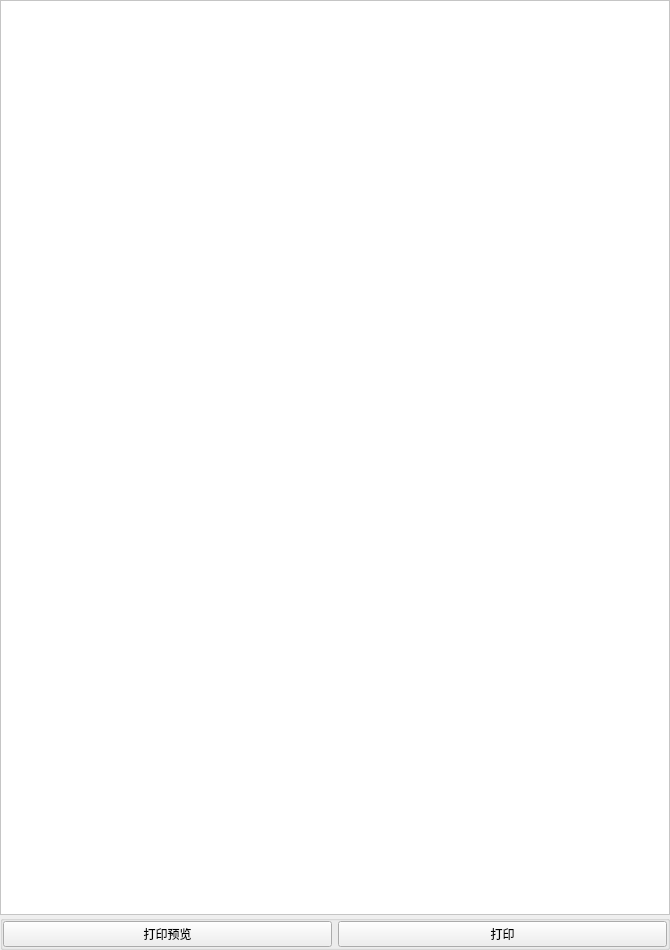
<?xml version="1.0" encoding="UTF-8"?>
<ui version="4.0">
 <class>ReportForms</class>
 <widget class="QWidget" name="ReportForms">
  <property name="geometry">
   <rect>
    <x>0</x>
    <y>0</y>
    <width>670</width>
    <height>950</height>
   </rect>
  </property>
  <property name="windowTitle">
   <string>Form</string>
  </property>
  <layout class="QGridLayout" name="gridLayout">
   <property name="leftMargin">
    <number>0</number>
   </property>
   <property name="topMargin">
    <number>0</number>
   </property>
   <property name="rightMargin">
    <number>0</number>
   </property>
   <property name="bottomMargin">
    <number>0</number>
   </property>
   <property name="spacing">
    <number>0</number>
   </property>
   <item row="0" column="0">
    <widget class="QScrollArea" name="scrollArea">
     <property name="styleSheet">
      <string notr="true">background-color: rgb(255, 255, 255);</string>
     </property>
     <property name="widgetResizable">
      <bool>true</bool>
     </property>
     <widget class="QWidget" name="scrollAreaWidgetContents">
      <property name="geometry">
       <rect>
        <x>0</x>
        <y>0</y>
        <width>668</width>
        <height>918</height>
       </rect>
      </property>
     </widget>
    </widget>
   </item>
   <item row="1" column="0">
    <widget class="QGroupBox" name="groupBox">
     <property name="minimumSize">
      <size>
       <width>0</width>
       <height>30</height>
      </size>
     </property>
     <property name="title">
      <string/>
     </property>
     <layout class="QGridLayout" name="gridLayout_2">
      <property name="leftMargin">
       <number>0</number>
      </property>
      <property name="topMargin">
       <number>0</number>
      </property>
      <property name="rightMargin">
       <number>0</number>
      </property>
      <property name="bottomMargin">
       <number>0</number>
      </property>
      <item row="0" column="0">
       <widget class="QPushButton" name="prePrint_Btn">
        <property name="text">
         <string>打印预览</string>
        </property>
       </widget>
      </item>
      <item row="0" column="1">
       <widget class="QPushButton" name="print_Btn">
        <property name="text">
         <string>打印</string>
        </property>
       </widget>
      </item>
     </layout>
    </widget>
   </item>
  </layout>
 </widget>
 <resources/>
 <connections/>
</ui>
